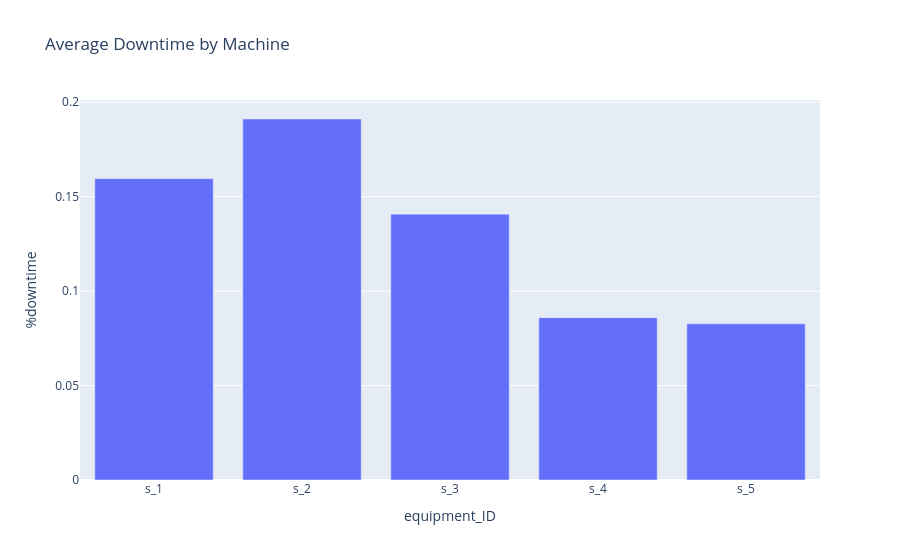

The code cell stored with this chart in its notebook:
### Code cell
machine_downtime = (
    df.groupby("equipment_ID")[
        "%downtime"
    ]
    .mean()
    .reset_index()
)

fig = px.bar(
    machine_downtime,
    x="equipment_ID",
    y="%downtime",
    title="Average Downtime by Machine"
)

fig.show()

### Figure 1 — Plotly figure (JSON) as saved in the notebook; plotly's stock layout.template omitted (floating-point values rounded to 4 significant figures)
{"data": [{"hovertemplate": "equipment_ID=%{x}<br>%downtime=%{y}<extra></extra>", "legendgroup": "", "marker": {"color": "#636efa", "pattern": {"shape": ""}}, "name": "", "orientation": "v", "showlegend": false, "textposition": "auto", "type": "bar", "x": ["s_1", "s_2", "s_3", "s_4", "s_5"], "xaxis": "x", "y": [0.1595, 0.1911, 0.1408, 0.08596, 0.08267], "yaxis": "y"}], "layout": {"barmode": "relative", "legend": {"tracegroupgap": 0}, "title": {"text": "Average Downtime by Machine"}, "xaxis": {"anchor": "y", "domain": [0, 1], "title": {"text": "equipment_ID"}}, "yaxis": {"anchor": "x", "domain": [0, 1], "title": {"text": "%downtime"}}}}
